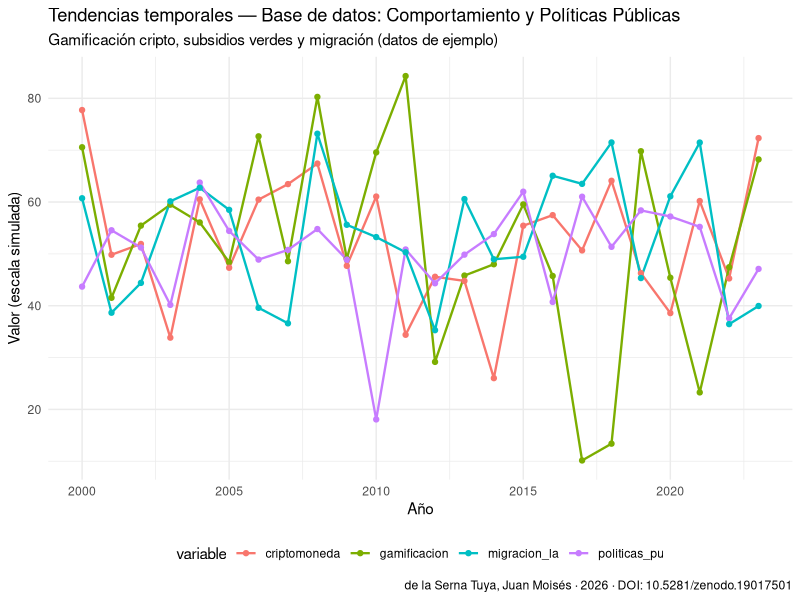

Generate this figure with R:
# analysis.R — Base de datos: Comportamiento y Políticas Públicas —
# Gamificación cripto, sesgos de anclaje en subsidios verdes y aversión al riesgo migratorio en Latinoamérica (2022-2025)
# DOI: 10.5281/zenodo.19017501
# Author: de la Serna Tuya, Juan Moisés · ORCID: 0000-0002-8401-8018
# License: CC0 1.0

# ── SETUP ────────────────────────────────────────────────────────────────
# Install required packages if needed:
# install.packages(c("readr", "ggplot2", "dplyr", "tidyr"))

library(readr)
library(ggplot2)
library(dplyr)
library(tidyr)

# ── LOAD DATA ────────────────────────────────────────────────────────────
# Download dataset from Zenodo and place the main CSV in the working directory.
# Replace "dataset.csv" with the actual file name if different.
# Example:
# df <- read_csv("base-datos-comportamiento-politicas-publicas.csv")

# Temporary example with synthetic data (remove once using the real dataset)
set.seed(42)
years <- 2000:2023
df <- data.frame(
  year         = years,
  gamificacion = rnorm(length(years), 50, 15),
  criptomoneda = rnorm(length(years), 55, 12),
  politicas_pu = rnorm(length(years), 48, 10),
  migracion_la = rnorm(length(years), 52, 14),
  stringsAsFactors = FALSE
)

cat("Dataset: Base de datos: Comportamiento y Políticas Públicas\n")
cat("DOI: 10.5281/zenodo.19017501\n")
cat("Dimensions:", nrow(df), "x", ncol(df), "\n\n")

print(head(df))
cat("\nSummary statistics:\n")
print(summary(df))

# ── VISUALIZATION ────────────────────────────────────────────────────────
# Temporal trend by variable

long_df <- df %>%
  pivot_longer(
    cols = -year,
    names_to = "variable",
    values_to = "value"
  )

p1 <- ggplot(long_df, aes(x = year, y = value, color = variable)) +
  geom_line(size = 0.8) +
  geom_point(size = 1.5) +
  labs(
    title    = "Tendencias temporales — Base de datos: Comportamiento y Políticas Públicas",
    subtitle = "Gamificación cripto, subsidios verdes y migración (datos de ejemplo)",
    x        = "Año",
    y        = "Valor (escala simulada)",
    caption  = "de la Serna Tuya, Juan Moisés · 2026 · DOI: 10.5281/zenodo.19017501"
  ) +
  theme_minimal() +
  theme(legend.position = "bottom")

if (!dir.exists("figures")) dir.create("figures")
ggsave("figures/analysis_output_r.png", p1, width = 10, height = 6, dpi = 150)

cat("\nFigure saved: figures/analysis_output_r.png\n")

# ── CITATION ─────────────────────────────────────────────────────────────
cat("\nCitation:\n")
cat("de la Serna Tuya, Juan Moisés (2026). ",
    "Base de datos: Comportamiento y Políticas Públicas — Gamificación cripto, ",
    "sesgos de anclaje en subsidios verdes y aversión al riesgo migratorio en Latinoamérica (2022-2025). ",
    "Zenodo. https://doi.org/10.5281/zenodo.19017501\n", sep = "")
